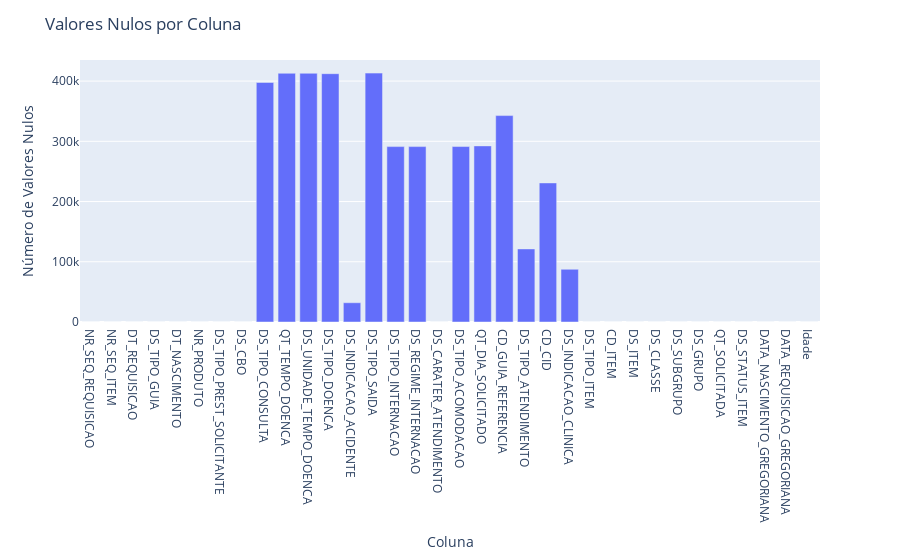

Here is the notebook cell this chart was saved with:
### Code cell
fig = px.bar(x=df.columns, y=df.isnull().sum(), labels={'x':'Coluna', 'y':'Número de Valores Nulos'})
fig.update_layout(title='Valores Nulos por Coluna')
fig.show()

### Figure 1 — Plotly figure (JSON) as saved in the notebook; plotly's stock layout.template omitted (floating-point values rounded to 4 significant figures)
{"data": [{"alignmentgroup": "True", "hovertemplate": "Coluna=%{x}<br>Número de Valores Nulos=%{y}<extra></extra>", "legendgroup": "", "marker": {"color": "#636efa", "pattern": {"shape": ""}}, "name": "", "offsetgroup": "", "orientation": "v", "showlegend": false, "textposition": "auto", "type": "bar", "x": ["NR_SEQ_REQUISICAO", "NR_SEQ_ITEM", "DT_REQUISICAO", "DS_TIPO_GUIA", "DT_NASCIMENTO", "NR_PRODUTO", "DS_TIPO_PREST_SOLICITANTE", "DS_CBO", "DS_TIPO_CONSULTA", "QT_TEMPO_DOENCA", "DS_UNIDADE_TEMPO_DOENCA", "DS_TIPO_DOENCA", "DS_INDICACAO_ACIDENTE", "DS_TIPO_SAIDA", "DS_TIPO_INTERNACAO", "DS_REGIME_INTERNACAO", "DS_CARATER_ATENDIMENTO", "DS_TIPO_ACOMODACAO", "QT_DIA_SOLICITADO", "CD_GUIA_REFERENCIA", "DS_TIPO_ATENDIMENTO", "CD_CID", "DS_INDICACAO_CLINICA", "DS_TIPO_ITEM", "CD_ITEM", "DS_ITEM", "DS_CLASSE", "DS_SUBGRUPO", "DS_GRUPO", "QT_SOLICITADA", "DS_STATUS_ITEM", "DATA_NASCIMENTO_GREGORIANA", "DATA_REQUISICAO_GREGORIANA", "Idade"], "xaxis": "x", "y": [0, 0, 0, 0, 0, 0, 0, 0, 397634, 412953, 412952, 412286, 32015, 413256, 291216, 291216, 0, 291297, 292410, 342733, 121337, 230934, 87534, 0, 0, 0, 0, 0, 0, 0, 0, 0, 0, 0], "yaxis": "y"}], "layout": {"barmode": "relative", "legend": {"tracegroupgap": 0}, "margin": {"t": 60}, "title": {"text": "Valores Nulos por Coluna"}, "xaxis": {"anchor": "y", "domain": [0, 1], "title": {"text": "Coluna"}}, "yaxis": {"anchor": "x", "domain": [0, 1], "title": {"text": "Número de Valores Nulos"}}}}
